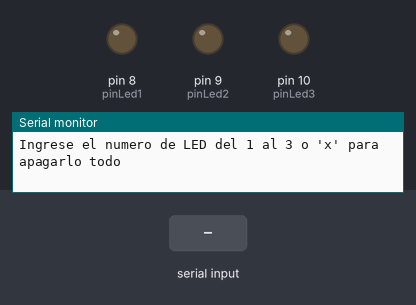
Bench run of a sketch on a simulated Arduino Uno, built with avr-gcc and run on an emulated ATmega328P. Shown: output pins drawn as LEDs (lit = HIGH), the last lines printed to the serial monitor. The test bench sets the inputs (shaded band).

Above: at 2.7 s.
2.8 s: "1" received over Serial
At 3.6 s:
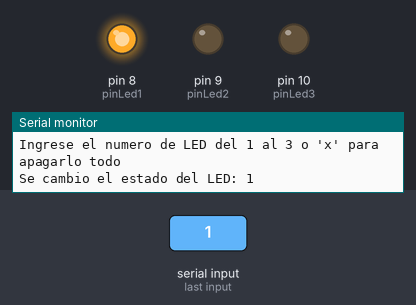
4.3 s: "2" received over Serial
At 4.8 s:
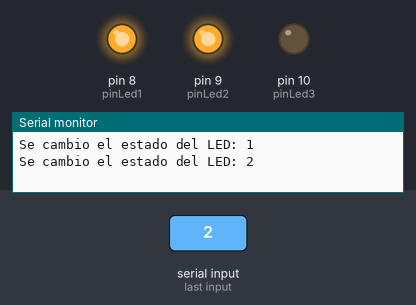
5.8 s: "1" received over Serial
At 7.1 s:
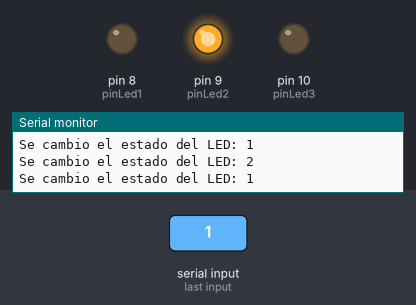
Timing chart, 0 to 8.8 s (numbered marks = the images above; inputs shaded):
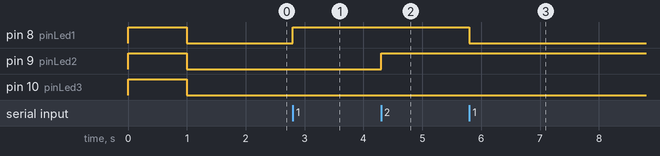

Measured:
- after the input at 2.8 s, pin 8 (pinLed1): LOW → HIGH at once
- after the input at 4.3 s, pin 9 (pinLed2): LOW → HIGH at once
- after the input at 5.8 s, pin 8 (pinLed1): HIGH → LOW at once

The sketch:

Leccion4.PuertoSerial.ino
```cpp
/*
Curso: Desarrollo de Prototipos para IoT
Autor: Carlos Ramirez (carloslrm@gmail.com)
Septiembre - 2017
===========================================

Leccion # 4 . Puerto Serial Lectura/Escritura)

Basado en codigo de Simon Monk
https://learn.adafruit.com/series/learn-arduino

*/

//en esta inicializamos las variables
int pinLed1=8;
int pinLed2=9;
int pinLed3=10;

// La rutina setup se ejecuta cuando encendemos el Arduino,
// o presionamos el boton de reset:
void setup() {
  //inicializamos los pines de LED como salidas
  pinMode(pinLed1,OUTPUT);
  pinMode(pinLed2,OUTPUT);
  pinMode(pinLed3,OUTPUT);


  //prueba inicial de los tres LEDS
  digitalWrite(pinLed1,HIGH);
  digitalWrite(pinLed2,HIGH);
  digitalWrite(pinLed3,HIGH);
  delay(1000);
  digitalWrite(pinLed1,LOW);
  digitalWrite(pinLed2,LOW);
  digitalWrite(pinLed3,LOW);
  delay(500);


  //inicializamos el puerto serial
  Serial.begin(9600);
  //esperamos que este listo el puerto serial
  while (! Serial);
    //escribimos en el puerto serial el mensaje inicial
    Serial.println("Ingrese el numero de LED del 1 al 3 o 'x' para apagarlo todo");

}

//La rutina loop se ejecuta una y otra vez, de forma infinita:
void loop() {
  if (Serial.available()) //confirma que este todo bien en el puerto serial
  {
    char ch = Serial.read(); //leemos un caracter del puerto serial
    if (ch >= '1' && ch <= '3') //si el caracter ingresado esta entre 1 y 3
    {

      cambiar(ch); //llamado a la funcion para cambiar el estado del led, pasando el valor del caracter como parametro
      Serial.print("Se cambio el estado del LED: "); //mensaje de confirmacion
      Serial.println(ch);
    }
    if (ch == 'x') //si el caracter es 'x'
    {
      limpiar(); //llamado a la funcion que apaga los tres LEDs
      Serial.println("Todo Apagado"); //mensaje de confirmacion
    }
  }
}

//funcion que cambia el estado del led, recibe el numero de led como parametro
void cambiar(char led){
  switch (led) {
    case '1':
      digitalWrite(pinLed1, !digitalRead(pinLed1)); //cambiamos el estado del led, negando el estado actual
      break;
    case '2':
      digitalWrite(pinLed2, !digitalRead(pinLed2));
      break;
    default:
      digitalWrite(pinLed3, !digitalRead(pinLed3));
      break;

  }
}

void limpiar(){
  digitalWrite(pinLed1, LOW);
  digitalWrite(pinLed2, LOW);
  digitalWrite(pinLed3, LOW);

}
```
